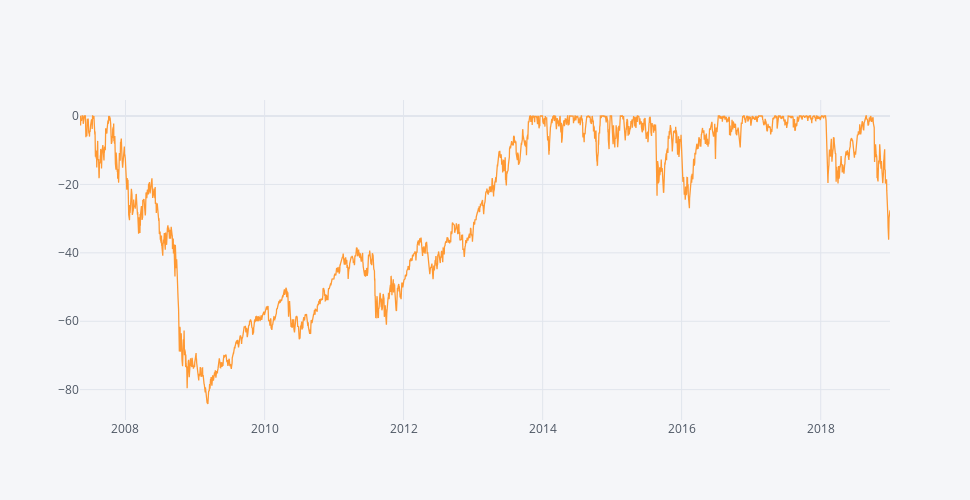

The notebook cell this image was saved under:
### Code cell
pa.compute_drawdowns(SSO_sim).iplot(dimensions=pa.dimensions)

### Figure 1 — Plotly figure (JSON) as saved in the notebook; plotly's stock layout.template omitted (floating-point values rounded to 4 significant figures; data arrays with more than 128 entries replaced by an {"elided": "..."} marker saying what was removed)
{"data": [{"line": {"color": "rgba(255, 153, 51, 1.0)", "dash": "solid", "shape": "linear", "width": 1.3}, "mode": "lines", "name": "SSO Sim", "text": "", "type": "scatter", "x": {"elided": "2935 str values"}, "y": {"elided": "2935 float values"}}], "layout": {"height": 500, "legend": {"bgcolor": "#F5F6F9", "font": {"color": "#4D5663"}}, "paper_bgcolor": "#F5F6F9", "plot_bgcolor": "#F5F6F9", "title": {"font": {"color": "#4D5663"}}, "width": 970, "xaxis": {"autorange": true, "gridcolor": "#E1E5ED", "range": ["2007-05-07", "2018-12-31"], "showgrid": true, "tickfont": {"color": "#4D5663"}, "title": {"font": {"color": "#4D5663"}, "text": ""}, "type": "date", "zerolinecolor": "#E1E5ED"}, "yaxis": {"autorange": true, "gridcolor": "#E1E5ED", "range": [-88.87, 4.677], "showgrid": true, "tickfont": {"color": "#4D5663"}, "title": {"font": {"color": "#4D5663"}, "text": ""}, "type": "linear", "zerolinecolor": "#E1E5ED"}}}
